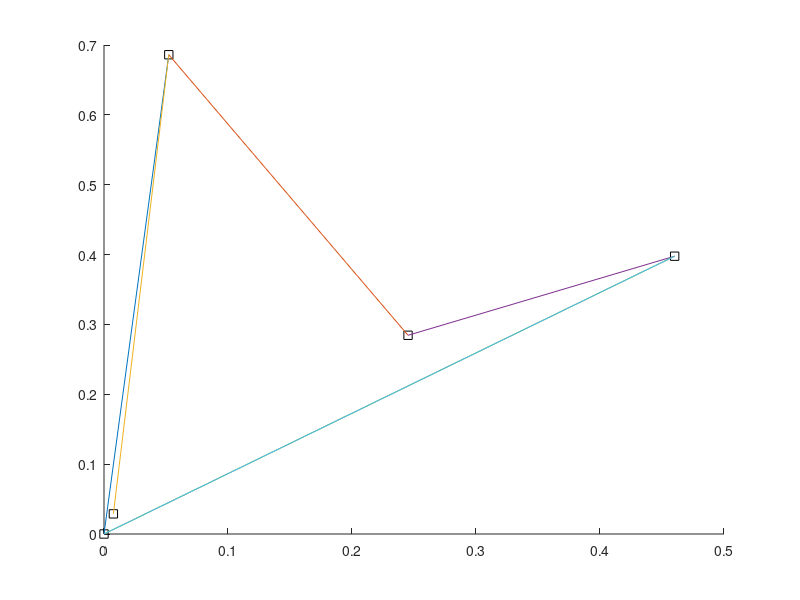

MATLAB code to generate this figure:
clear all;
clc;
disp('Try testing it with about 200 for best visual :)');
n=input('input number of points: ');
points=rand(2,n);
[points(:,1)]=0;
for i=1:n 
    for j=1:n
        distance(i,j)=sqrt(sum(([points(:,i)]-[points(:,j)]).^2));
    end
end
hold on;
for i=1:n
     plot([points(1,i)],[points(2,i)],'-sk');
end;
for i =1:n
    if mod(i,2)==0;
        [dis,j]=min([distance(i,1:(i-1)),Inf,distance(i,(i+1):end)]);
    else
        [dis,j]=max([distance(i,1:(i-1)),0,distance(i,(i+1):end)]);
    end;
    plot([points(1,i) points(1,j)],[points(2,i) points(2,j)]);
    drawnow
end;
plot([points(1,n),points(1,1)],[points(2,n),points(2,1)]);
hold off;
    
